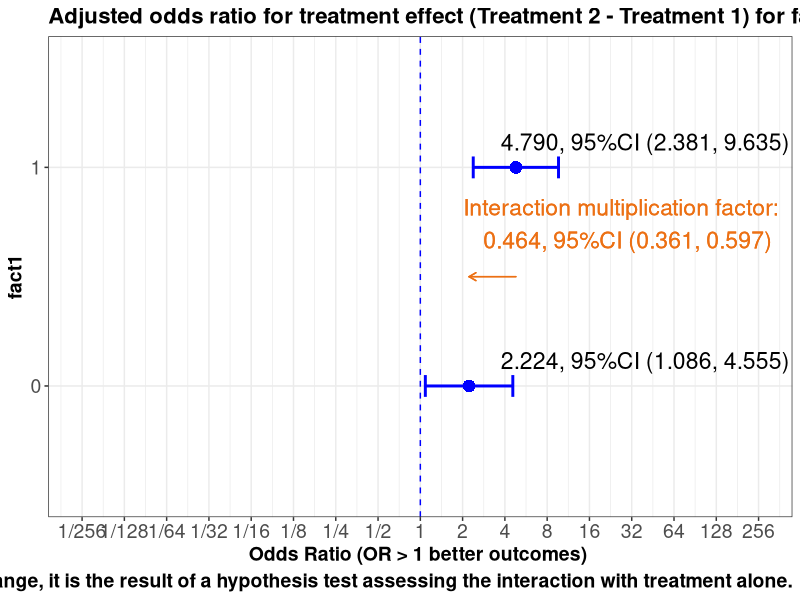
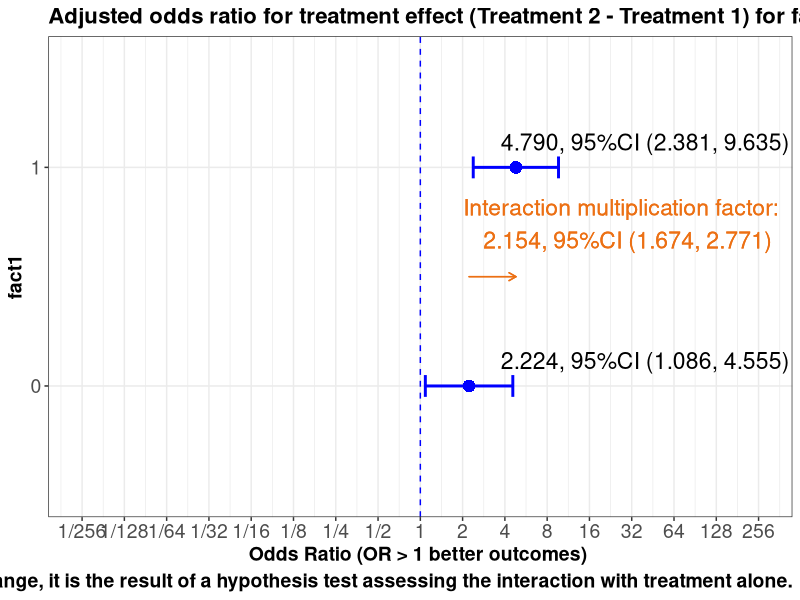
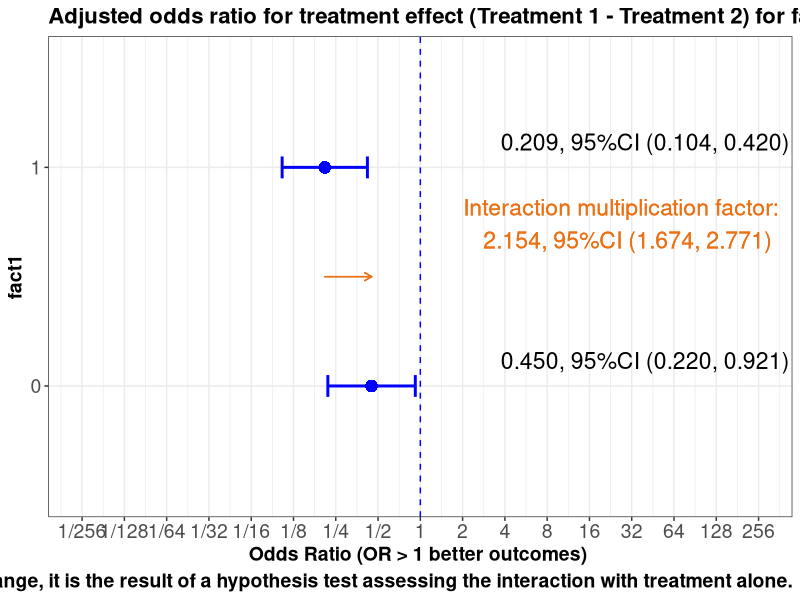
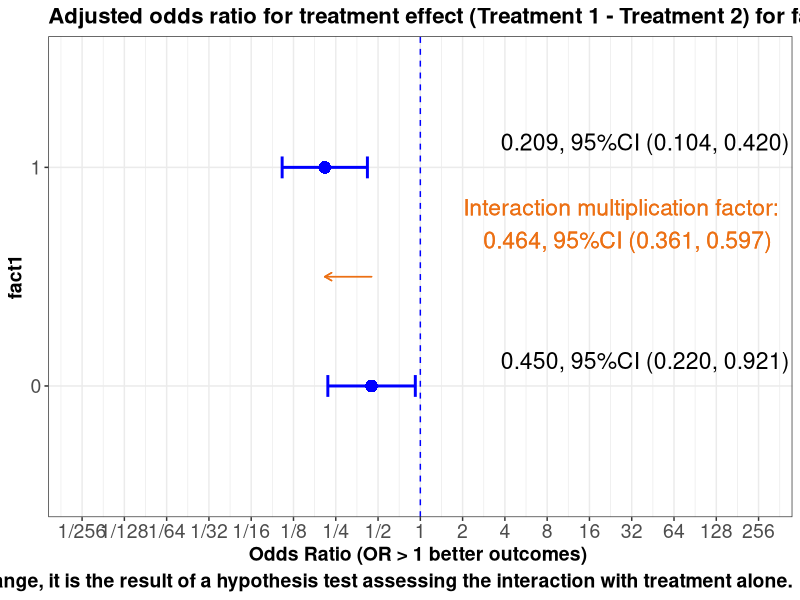
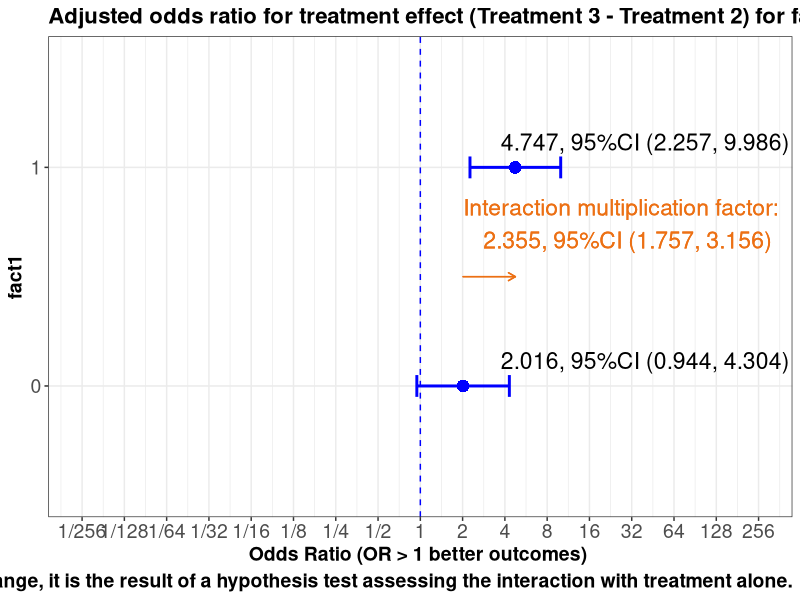
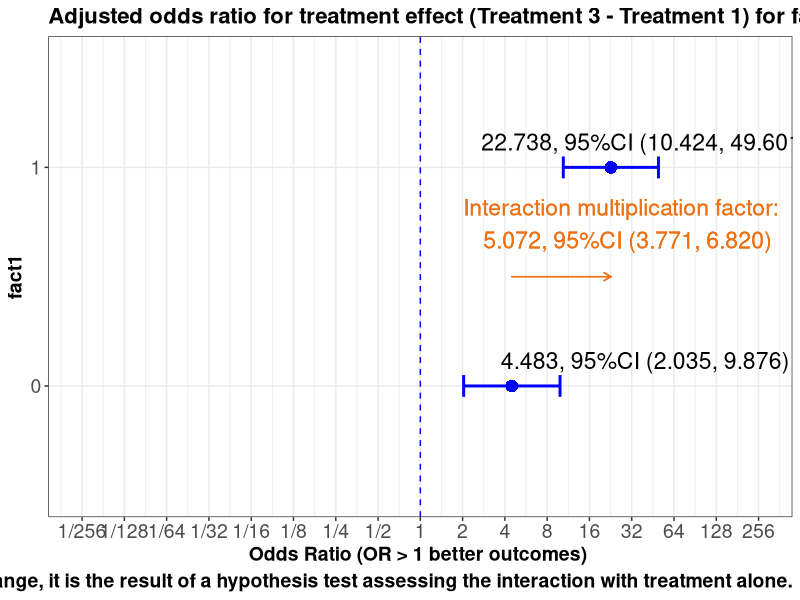
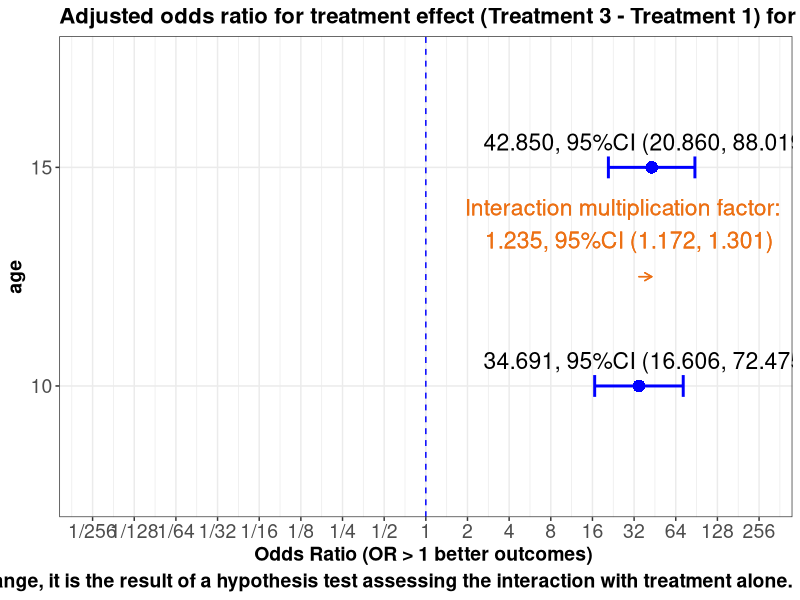
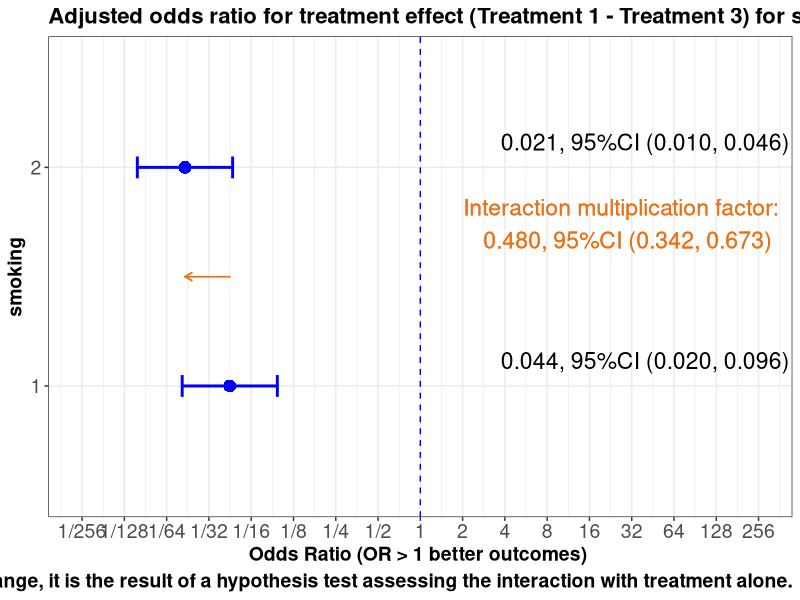

Here is the R script that generated these plots, in order:
# add this to the app
# plotting interactions alot of code.
# we have defaulted to truth as no interaction 
# need to add adjusted for information to graph.

rm(list=ls())
set.seed(1234)
library(rms)          # automatically engages rms(Hmisc)
library(tidyverse)
library(reshape)
library(rms)
library(ggplot2)
require(gridExtra)


## convenience functions
p0 <- function(x) {formatC(x, format="f", digits=1)}
p1 <- function(x) {formatC(x, format="f", digits=1)}
p2 <- function(x) {formatC(x, format="f", digits=2)}
p3 <- function(x) {formatC(x, format="f", digits=3)}
p4 <- function(x) {formatC(x, format="f", digits=4)}
p5 <- function(x) {formatC(x, format="f", digits=5)}

logit <-     function(p) log(1/(1/p-1))
expit <-     function(x) 1/(1/exp(x) + 1)
inv_logit <- function(logit) exp(logit) / (1 + exp(logit))
is.even <-   function(x){ x %% 2 == 0 }                       # function to id. odd maybe useful
options(width=200)


#Simulate logistic regression and focus on one factor's interaction with treatment and how we should present the results

# select the design to simulate!!!!!!!!
Design = "Treatment interacts with all variables" 
#Design = "Treatment interacts with smoking only" 
#Design = "No-interaction logit-additive model"

# coefficients on log odds scale

intercept <- -3
n=10000
v1 = 1 
v2 = 1/(65-18)
v3 = 0.4
v4 = 0
v5 = 1/3
v6 = -.5/10
v7 = 0.25/30
v8 = -.1/10
v9 = -1/50
v10 = log(2) ################!!!  OR2
v11 = -log(1)
v12 = log(0.5)

#~~~~~~~~~~~~~~~~~~~~~~~~~~~~~~~~~~~~~~~~~~~~~~~~~~~~~~~~~~~~~~~~~~~~~~~~~~~~~~~~~
randomi <- runif(n)    # this determines Y=1 later, 
#~~~~~~~~~~~~~~~~~~~~~~~~~~~~~~~~~~~~~~~~~~~~~~~~~~~~~~~~~~~~~~~~~~~~~~~~~~~~~~~~~

trt.coef       <-  v1     # log odds ratio so 1 -> 2.718, so 1 is LARGE
age.coef       <-  v2     # log odds of 1 over the age range
smoke.coef     <-  v3     # this is odds of 1.5
bmi.coef       <-  v4     # this is an odds of 1..50:50
covar3.coef    <-  v5     # log odds 1 over range of 3
covar1.coef    <-  v6     # log odds -.05 per unit change
vas.coef       <-  v7     # log odds .008 per unit change. log odds .25 over 30 units odds 1.27
time.coef      <-  v8     # log odds -.01 per year, log odds -.1 over 10 years or odds .90
covar2.coef    <-  v9     # log odds 0.02 per unit, log odds 1 over 50 units or odds 2.7
fact1.coef     <-  v10    # log odds 0.693 per change in binary, or odds of 2   !!!!!!!!!!!!!!!
binary2.coef   <-  v11    # log odds 0 per change in binary, or odds of 1  
sex.coef       <-  v12    # log odds -0.693 per change in binary, or odds of .5  

# made up data structure 
trt      <- sample(1:3,   n, replace=TRUE)      # trt 3 levels
age      <- sample(18:65, n, replace=TRUE)      # continuous
bmi      <- sample(1:3,   n, replace=TRUE)      # assume 3 equal groups
smoking  <- sample(1:3,   n, replace=TRUE)      # categorical assume 3 equal groups
covar3   <- round(runif(n,0,3),2)
covar1   <- round(runif(n,0,10),2)
vas      <- sample(1:30, n, replace=TRUE)
time     <- round(runif(n,0,10),2)              # years
covar2   <- sample(1:50, n, replace=TRUE)
fact1    <- sample(0:1,  n, replace=TRUE)
binary2  <- sample(0:1,  n, replace=TRUE)
sex      <- sample(0:1,  n, replace=TRUE)


# Linear predictor



#~~~~~~~~~~~~~~~~~~~~~~~~~~~~~~~~~~~~~~~~~~~~~~~~~~~~~~~~~~~~~~~~~~~~~~~~~~~~~~~~~~~~~~~~~~~~~~~~~~~~~~~~~~~~~~~~~~~~~~~~~~~~linear predictor
if ( ( Design) == "Treatment interacts with all variables" )  {
  
  lp = intercept + trt*trt.coef*(smoking*smoke.coef   +   age*age.coef  + bmi*bmi.coef   + covar3*covar3.coef +
                                   covar1*covar1.coef +   vas*vas.coef  + time*time.coef + covar2*covar2.coef +
                                   fact1*fact1.coef   +
                                   binary2*binary2.coef + sex*sex.coef) 
  
  
}   else if ( ( Design ) == "Treatment interacts with smoking only" ) {    
  
  # truth  only smoking interacts  with trt
  lp = intercept + (trt*trt.coef*smoking*smoke.coef)   +   age*age.coef   + bmi*bmi.coef + covar3*covar3.coef +
    covar1*covar1.coef  + vas*vas.coef   + time*time.coef + covar2*covar2.coef + fact1*fact1.coef +
    binary2*binary2.coef + sex*sex.coef
  
  
}   else if ( ( Design) == "No-interaction logit-additive model" ) {  
  
  # truth no interactions
  lp = intercept + trt*trt.coef + smoking*smoke.coef + age*age.coef  + bmi*bmi.coef  + covar3*covar3.coef  +
    covar1*covar1.coef + vas*vas.coef  + time*time.coef + covar2*covar2.coef + fact1*fact1.coef +
    binary2*binary2.coef + sex*sex.coef
}

y <- ifelse(randomi < plogis(lp), 1, 0)   # one liner  randomi object is necessary for R shiny only



# Dataset creation Stick the linear predictor and covariates together


datx <- data.frame(cbind(y,  trt ,smoking,  age, covar3, covar1, vas, time, covar2, fact1, binary2, sex, bmi))

da <-  datx 

da$trt <-     factor(da$trt)
da$smoking <- factor(da$smoking)
da$fact1 <-   factor(da$fact1)
da$binary2 <- factor(da$binary2)
da$sex <-     factor(da$sex)
da$bmi <-     factor(da$bmi)

# labels for forest plots
label(da$age)                <- 'Age'                       
label(da$trt)                <- 'Treatment'
label(da$bmi)                <- 'Body Mass Index'
label(da$smoking)            <- 'Smoking'
label(da$covar3)             <- 'Biomarker'
label(da$covar1)             <- 'Blood score'
label(da$vas)                <- 'Visual analogue score'
label(da$time)               <- 'Time since diagnosis'
label(da$covar2)             <- 'Fitness score'
label(da$fact1)              <- "History"
label(da$binary2)            <- "Employed"
label(da$sex)                <- 'Sex'

dd <<- datadist(da)
options(datadist="dd")

# Regression Run logistic regression

A<-lrm(y~   trt * (smoking  + age  + bmi + covar3 + covar1 + vas + time + covar2 + fact1 + binary2 +sex),da, y=TRUE ,x=TRUE)  # all interact with trt
B<-lrm(y~  (trt *  smoking) + age  + bmi + covar3 + covar1 + vas + time + covar2 + fact1 + binary2 +sex, da, y=TRUE, x=TRUE)  # smoking * trt only
C<-lrm(y~   trt +  smoking  + age +  bmi + covar3 + covar1 + vas + time + covar2 + fact1 + binary2 +sex, da, y=TRUE, x=TRUE)  # main effect




## treatment effects # relvel or use contrast


v0. <-  1
v1. <-  40
v2. <-  1.3
v3. <-  5
v4. <-  17
v5. <-  4
v6. <-  20
v7. <-  0
v8. <-  0
v9. <-  0
v10. <- 1

## need trt levels

#i <- as.numeric(unlist(strsplit(input$tlevz,",")))

M <- 1
N <- 2


# need to enter the order of the infep factor levels 
#i <- as.numeric(unlist(strsplit(input$ilevz,",")))


M1 <- 0 
N1 <- 21



options(digits=6)

 
 
##################GOOD TO HERE#################################################

# inputs
# covariate settings of other variables
# levels of indep var
# trt levels of interest

v0. <- 1 # smoking
v1. <- 0 # age
v2. <- 0 # biomarker  
v3. <- 0 # blood      
v4. <- 0 # vas       
v5. <- 0 # time     
v6. <- 0 # fitness    
v7. <- 0 # history
v8. <- 0 # employed   
v9. <- 0 # sex  
v10. <- 1 # BMI       


#function to return contrast/double/anova p


































#~~~~~~~~~~~~~~~~~~~~~~~~~~~~~~~~~~~~~~~~~~~~~~~~~~~~~~~~~~~~~~~~~~~~~~~~~~~~~~~~~~~~~~~~~~~~~~~~
#~~~~~~~~~~~~~~~~~~~~~~~~~~~~~~~~~~~~~~~~~~~~~~~~~~~~~~~~~~~~~~~~~~~~~~~~~~~~~~~~~~~~~~~~~~~~~~~~
# function to get treatment effects for interactions, double diff and anova p value for 
# interaction chunk
# M and N are the treatment levels , 
# M1 and N1 are the independent variable levels

statz <- function( v="fact1", M=1,  N=2,   M1=0 , N1=1)  {
  
  
 if (v %in% "smoking") {
  
  #~~~~~~~~~~~~~~~~~~~~~~~~~~~~~~~~~~~~~~~~~~~~~~~~~~~~~~~~~~~~~~~~~~~~~~~~~~~~~~~~~~~~~~~~~~~~~~~~
  #~~~~~~~~~~~~~~~~~~~~~~~~~~~~~~~~~~~~~~~~~~~~~~~~~~~~~~~~~~~~~~~~~~~~~~~~~~~~~~~~~~~~~~~~~~~~~~~~
 
  k1 <- rms::contrast(A,
                      
                      list(fact1=v10.,
                           smoking=c(M1,N1), age=v1., covar3=v2., covar1=v3., vas=v4., time=v5.,
                           covar2=v6., binary2=v8., sex=v9., bmi=v10.,
                           trt=N),
                      
                      list(fact1=v10.,
                           smoking=c(M1,N1), age=v1., covar3=v2., covar1=v3., vas=v4., time=v5.,
                           covar2=v6.,  binary2=v8., sex=v9., bmi=v10.,
                           trt=M) 
  )
  
  
  double <- contrast(A, 
                     list(trt=N,  smoking=N1
                     ),
                     
                     list(trt=M,  smoking=N1 
                     ),
                     
                     list(trt=N,  smoking=M1
                     ),
                     
                     list(trt=M,  smoking=M1 
                     ), 
                     conf.int=.95)
  
  
  # lets get the interaction p-value
  x <- anova(A, india=FALSE )
  pv <- x[grep("* smoking", rownames(x)),"P"]
  pvalue <- x[grep("* smoking", rownames(x)),]
  M=M;N=N;M1=M1;N1=N1;v=v;
  
  
  #~~~~~~~~~~~~~~~~~~~~~~~~~~~~~~~~~~~~~~~~~~~~~~~~~~~~~~~~~~~~~~~~~~~~~~~~~~~~~~~~~~~~~~~~~~~~~~~~
  #~~~~~~~~~~~~~~~~~~~~~~~~~~~~~~~~~~~~~~~~~~~~~~~~~~~~~~~~~~~~~~~~~~~~~~~~~~~~~~~~~~~~~~~~~~~~~~~~
  


} else if (v %in% "fact1") {

  k1 <- rms::contrast(A,   
                      list(fact1=c(M1,N1),  
                           smoking=v0.,  age=v1., covar3=v2., covar1=v3., vas=v4., time =v5.,
                           covar2=v6., binary2=v8., sex=v9. , bmi=v10., 
                           trt=c(N)),
                      
                      list(fact1=c(M1,N1),    
                           smoking=v0.,  age=v1., covar3=v2., covar1=v3., vas=v4., time =v5.,
                           covar2=v6., binary2=v8., sex=v9. , bmi=v10., 
                           trt=c(M))
                      
  )
  
  double <- contrast(A, 
                     list(trt=N,  fact1=N1
                     ),
                     
                     list(trt=M,  fact1=N1 
                     ),
                     
                     list(trt=N,  fact1=M1
                     ),
                     
                     list(trt=M,  fact1=M1 
                     ), 
                     conf.int=.95)


    # lets get the interaction p-value
    x <- anova(A, india=FALSE )
    pv <- x[grep("* fact1", rownames(x)),"P"]
    pvalue <- x[grep("* fact1", rownames(x)),]
    M=M;N=N;M1=M1;N1=N1;v=v;
#~~~~~~~~~~~~~~~~~~~~~~~~~~~~~~~~~~~~~~~~~~~~~~~~~~~~~~~~~~~~~~~~~~~~~~~~~~~~~~~~~~~~~~~~~~~~~~~~
#~~~~~~~~~~~~~~~~~~~~~~~~~~~~~~~~~~~~~~~~~~~~~~~~~~~~~~~~~~~~~~~~~~~~~~~~~~~~~~~~~~~~~~~~~~~~~~~~
    
} else if (v %in% "age") {
  
  
  k1 <- rms::contrast(A,
                      
                      list(fact1=v10.,
                           smoking=v0., age=c(M1,N1), covar3=v2., covar1=v3., vas=v4., time=v5.,
                           covar2=v6., binary2=v8., sex=v9., bmi=v10.,
                           trt=N),
                      
                      list(fact1=v10.,
                           smoking=v0., age=c(M1,N1), covar3=v2., covar1=v3., vas=v4., time=v5.,
                           covar2=v6.,  binary2=v8., sex=v9., bmi=v10.,
                           trt=M) 
  )
  
  
  double <- contrast(A, 
                     list(trt=N,  age=N1
                     ),
                     
                     list(trt=M,  age=N1 
                     ),
                     
                     list(trt=N,  age=M1
                     ),
                     
                     list(trt=M,  age=M1 
                     ), 
                     conf.int=.95)
  
  
  # lets get the interaction p-value
  x <- anova(A, india=FALSE )
  pv <- x[grep("* age", rownames(x)),"P"]
  pvalue <- x[grep("* age", rownames(x)),]
  M=M;N=N;M1=M1;N1=N1;v=v;

  
  #~~~~~~~~~~~~~~~~~~~~~~~~~~~~~~~~~~~~~~~~~~~~~~~~~~~~~~~~~~~~~~~~~~~~~~~~~~~~~~~~~~~~~~~~~~~~~~~~
  #~~~~~~~~~~~~~~~~~~~~~~~~~~~~~~~~~~~~~~~~~~~~~~~~~~~~~~~~~~~~~~~~~~~~~~~~~~~~~~~~~~~~~~~~~~~~~~~~
  
}   else if (v %in% "bmi") {
  
  k1 <- rms::contrast(A,
                      
                      list(fact1=v10.,
                           smoking=v0., age=v1., covar3=v2., covar1=v3., vas=v4., time=v5.,
                           covar2=v6., binary2=v8., sex=v9., bmi=c(M1,N1),
                           trt=N),
                      
                      list(fact1=v10.,
                           smoking=v0., age=v1., covar3=v2., covar1=v3., vas=v4., time=v5.,
                           covar2=v6.,  binary2=v8., sex=v9., bmi=c(M1,N1),
                           trt=M) 
  )
  
  
  double <- contrast(A, 
                     list(trt=N,  bmi=N1
                     ),
                     
                     list(trt=M,  bmi=N1 
                     ),
                     
                     list(trt=N,  bmi=M1
                     ),
                     
                     list(trt=M,  bmi=M1 
                     ), 
                     conf.int=.95)
  
  
  # lets get the interaction p-value
  x <- anova(A, india=FALSE )
  pv <- x[grep("* bmi", rownames(x)),"P"]
  pvalue <- x[grep("* bmi", rownames(x)),]
  M=M;N=N;M1=M1;N1=N1;v=v;
  #~~~~~~~~~~~~~~~~~~~~~~~~~~~~~~~~~~~~~~~~~~~~~~~~~~~~~~~~~~~~~~~~~~~~~~~~~~~~~~~~~~~~~~~~~~~~~~~~
  #~~~~~~~~~~~~~~~~~~~~~~~~~~~~~~~~~~~~~~~~~~~~~~~~~~~~~~~~~~~~~~~~~~~~~~~~~~~~~~~~~~~~~~~~~~~~~~~~
  
} else if (v %in% "covar3") {
  
  
  k1 <- rms::contrast(A,
                      
                      list(fact1=v10.,
                           smoking=v0., age=v1., covar3=c(M1,N1), covar1=v3., vas=v4., time=v5.,
                           covar2=v6., binary2=v8., sex=v9., bmi=v10.,
                           trt=N),
                      
                      list(fact1=v10.,
                           smoking=v0., age=v1., covar3=c(M1,N1), covar1=v3., vas=v4., time=v5.,
                           covar2=v6.,  binary2=v8., sex=v9., bmi=v10.,
                           trt=M) 
  )
  
  
  double <- contrast(A, 
                     list(trt=N,  covar3=N1
                     ),
                     
                     list(trt=M,  covar3=N1 
                     ),
                     
                     list(trt=N,  covar3=M1
                     ),
                     
                     list(trt=M,  covar3=M1 
                     ), 
                     conf.int=.95)
  
  
  # lets get the interaction p-value
  x <- anova(A, india=FALSE )
  pv <- x[grep("* covar3", rownames(x)),"P"]
  pvalue <- x[grep("* covar3", rownames(x)),]
  
  M=M;N=N;M1=M1;N1=N1;v=v;
  
  #~~~~~~~~~~~~~~~~~~~~~~~~~~~~~~~~~~~~~~~~~~~~~~~~~~~~~~~~~~~~~~~~~~~~~~~~~~~~~~~~~~~~~~~~~~~~~~~~
  #~~~~~~~~~~~~~~~~~~~~~~~~~~~~~~~~~~~~~~~~~~~~~~~~~~~~~~~~~~~~~~~~~~~~~~~~~~~~~~~~~~~~~~~~~~~~~~~~
  
} else if (v %in% "covar1") {
  
  
  k1 <- rms::contrast(A,
                      
                      list(fact1=v10.,
                           smoking=v0., age=v1., covar1=c(M1,N1), covar3=v2., vas=v4., time=v5.,
                           covar2=v6., binary2=v8., sex=v9., bmi=v10.,
                           trt=N),
                      
                      list(fact1=v10.,
                           smoking=v0., age=v1., covar1=c(M1,N1), covar3=v2., vas=v4., time=v5.,
                           covar2=v6.,  binary2=v8., sex=v9., bmi=v10.,
                           trt=M) 
  )
  
  
  double <- contrast(A, 
                     list(trt=N,  covar1=N1
                     ),
                     
                     list(trt=M,  covar1=N1 
                     ),
                     
                     list(trt=N,  covar1=M1
                     ),
                     
                     list(trt=M,  covar1=M1 
                     ), 
                     conf.int=.95)
  
  
  # lets get the interaction p-value
  x <- anova(A, india=FALSE )
  pv <- x[grep("* covar1", rownames(x)),"P"]
  pvalue <- x[grep("* covar1", rownames(x)),]
  M=M;N=N;M1=M1;N1=N1;v=v;
  #~~~~~~~~~~~~~~~~~~~~~~~~~~~~~~~~~~~~~~~~~~~~~~~~~~~~~~~~~~~~~~~~~~~~~~~~~~~~~~~~~~~~~~~~~~~~~~~~
  #~~~~~~~~~~~~~~~~~~~~~~~~~~~~~~~~~~~~~~~~~~~~~~~~~~~~~~~~~~~~~~~~~~~~~~~~~~~~~~~~~~~~~~~~~~~~~~~~
  
} else if (v %in% "vas") {
  
  
  k1 <- rms::contrast(A,
                      
                      list(fact1=v10.,
                           smoking=v0., age=v1., covar3=v2., covar1=v3., vas=c(M1,N1), time=v5.,
                           covar2=v6., binary2=v8., sex=v9., bmi=v10.,
                           trt=N),
                      
                      list(fact1=v10.,
                           smoking=v0., age=v1., covar3=v2., covar1=v3., vas=c(M1,N1), time=v5.,
                           covar2=v6.,  binary2=v8., sex=v9., bmi=v10.,
                           trt=M) 
  )
  
  double <- contrast(A, 
                     list(trt=N,  vas=N1
                     ),
                     
                     list(trt=M,  vas=N1 
                     ),
                     
                     list(trt=N,  vas=M1
                     ),
                     
                     list(trt=M,  vas=M1 
                     ), 
                     conf.int=.95)
  
  
  # lets get the interaction p-value
  x <- anova(A, india=FALSE )
  pv <- x[grep("* vas", rownames(x)),"P"]
  pvalue <- x[grep("* vas", rownames(x)),]
  M=M;N=N;M1=M1;N1=N1;v=v;
  
  #~~~~~~~~~~~~~~~~~~~~~~~~~~~~~~~~~~~~~~~~~~~~~~~~~~~~~~~~~~~~~~~~~~~~~~~~~~~~~~~~~~~~~~~~~~~~~~~~
  #~~~~~~~~~~~~~~~~~~~~~~~~~~~~~~~~~~~~~~~~~~~~~~~~~~~~~~~~~~~~~~~~~~~~~~~~~~~~~~~~~~~~~~~~~~~~~~~~
} else if (v %in% "covar2") {
  
  
  
  k1 <- rms::contrast(A,
                      
                      list(fact1=v10.,
                           smoking=v0., age=v1., covar3=v2., covar1=v3., vas=v4., time=v5.,
                           covar2=c(M1,N1), binary2=v8., sex=v9., bmi=v10.,
                           trt=N),
                      
                      list(fact1=v10.,
                           smoking=v0., age=v1., covar3=v2., covar1=v3., vas=v4., time=v5.,
                           covar2=c(M1,N1),  binary2=v8., sex=v9., bmi=v10.,
                           trt=M) 
  )
  
  double <- contrast(A, 
                     list(trt=N,  covar2=N1
                     ),
                     
                     list(trt=M,  covar2=N1 
                     ),
                     
                     list(trt=N,  covar2=M1
                     ),
                     
                     list(trt=M,  covar2=M1 
                     ), 
                     conf.int=.95)
  
  
  # lets get the interaction p-value
  x <- anova(A, india=FALSE )
  pv <- x[grep("* covar2", rownames(x)),"P"]
  
  pvalue <- x[grep("* covar2", rownames(x)),]
  M=M;N=N;M1=M1;N1=N1;v=v;
  #~~~~~~~~~~~~~~~~~~~~~~~~~~~~~~~~~~~~~~~~~~~~~~~~~~~~~~~~~~~~~~~~~~~~~~~~~~~~~~~~~~~~~~~~~~~~~~~~
  #~~~~~~~~~~~~~~~~~~~~~~~~~~~~~~~~~~~~~~~~~~~~~~~~~~~~~~~~~~~~~~~~~~~~~~~~~~~~~~~~~~~~~~~~~~~~~~~~
  
} else if (v %in% "time") {
  
  
  
  k1 <- rms::contrast(A,
                      
                      list(fact1=v10.,
                           smoking=v0., age=v1., covar3=v2., covar1=v3., vas=v4., time=c(M1,N1),
                           covar2=v6., binary2=v8., sex=v9., bmi=v10.,
                           trt=N),
                      
                      list(fact1=v10.,
                           smoking=v0., age=v1., covar3=v2., covar1=v3., vas=v4., time=c(M1,N1),
                           covar2=v6.,  binary2=v8., sex=v9., bmi=v10.,
                           trt=M) 
  )
  

  
  double <- contrast(A, 
                     list(trt=N,  time=N1
                     ),
                     
                     list(trt=M,  time=N1 
                     ),
                     
                     list(trt=N,  time=M1
                     ),
                     
                     list(trt=M,  time=M1 
                     ), 
                     conf.int=.95)
  
  
  # lets get the interaction p-value
  x <- anova(A, india=FALSE )
  pv <- x[grep("* time", rownames(x)),"P"]
  pvalue <- x[grep("* time", rownames(x)),]
  M=M;N=N;M1=M1;N1=N1;v=v;
  
  
  #~~~~~~~~~~~~~~~~~~~~~~~~~~~~~~~~~~~~~~~~~~~~~~~~~~~~~~~~~~~~~~~~~~~~~~~~~~~~~~~~~~~~~~~~~~~~~~~~
  #~~~~~~~~~~~~~~~~~~~~~~~~~~~~~~~~~~~~~~~~~~~~~~~~~~~~~~~~~~~~~~~~~~~~~~~~~~~~~~~~~~~~~~~~~~~~~~~~
  
}   else if (v %in% "sex") {
  
  
  k1 <- rms::contrast(A,
                      
                      list(fact1=v10.,
                           smoking=v0., age=v1., covar3=v2., covar1=v3., vas=v4., time=v5.,
                           covar2=v6., binary2=v8., sex=c(M1,N1), bmi=v10.,
                           trt=N),
                      
                      list(fact1=v10.,
                           smoking=v0., age=v1., covar3=v2., covar1=v3., vas=v4., time=v5.,
                           covar2=v6.,  binary2=v8., sex=c(M1,N1), bmi=v10.,
                           trt=M) 
  )
  
  
  
  double <- contrast(A, 
                     list(trt=N,  sex=N1
                     ),
                     
                     list(trt=M,  sex=N1 
                     ),
                     
                     list(trt=N,  sex=M1
                     ),
                     
                     list(trt=M,  sex=M1 
                     ), 
                     conf.int=.95)
  
  
  # lets get the interaction p-value
  x <- anova(A, india=FALSE )
  pv <- x[grep("* sex", rownames(x)),"P"]
  pvalue <- x[grep("* sex", rownames(x)),]
  M=M;N=N;M1=M1;N1=N1;v=v;
  
  #~~~~~~~~~~~~~~~~~~~~~~~~~~~~~~~~~~~~~~~~~~~~~~~~~~~~~~~~~~~~~~~~~~~~~~~~~~~~~~~~~~~~~~~~~~~~~~~~
  #~~~~~~~~~~~~~~~~~~~~~~~~~~~~~~~~~~~~~~~~~~~~~~~~~~~~~~~~~~~~~~~~~~~~~~~~~~~~~~~~~~~~~~~~~~~~~~~~
  
}   else if (v %in% "binary2") {
  
  
  k1 <- rms::contrast(A,
                      
                      list(fact1=v10.,
                           smoking=v0., age=v1., covar3=v2., covar1=v3., vas=v4., time=v5.,
                           covar2=v6., binary2=c(M1,N1), sex=v9., bmi=v10.,
                           trt=N),
                      
                      list(fact1=v10.,
                           smoking=v0., age=v1., covar3=v2., covar1=v3., vas=v4., time=v5.,
                           covar2=v6.,  binary2=c(M1,N1), sex=v9., bmi=v10.,
                           trt=M) 
  )
  
  double <- contrast(A, 
                     list(trt=N,  binary2=N1
                     ),
                     
                     list(trt=M,  binary2=N1 
                     ),
                     
                     list(trt=N,  binary2=M1
                     ),
                     
                     list(trt=M,  binary2=M1 
                     ), 
                     conf.int=.95)
  
  
  # lets get the interaction p-value
  x <- anova(A, india=FALSE )
  pv <- x[grep("* binary2", rownames(x)),"P"]
  pvalue <- x[grep("* binary2", rownames(x)),]
  M=M;N=N;M1=M1;N1=N1;v=v;
  
}
  return(list(k1=k1, double=double, pv=pv, pvalue=pvalue, M=M, N=N, M1=M1, N1=N1,v=v))
  print(k1)
}
  
# end function 
# function to get treatment effects for interactions, double diff and anova p value for 
# interaction chunk
# M and N are the treatment levels , 
# M1 and N1 are the independent variable levels
#~~~~~~~~~~~~~~~~~~~~~~~~~~~~~~~~~~~~~~~~~~~~~~~~~~~~~~~~~~~~~~~~~~~~~~~~~~~~~~~~~~~~~~~~~~~~~~~~
#~~~~~~~~~~~~~~~~~~~~~~~~~~~~~~~~~~~~~~~~~~~~~~~~~~~~~~~~~~~~~~~~~~~~~~~~~~~~~~~~~~~~~~~~~~~~~~~~

  


  
#### now let us write a plot function 
  
  
  
###########################

i.plot <- function( 
  res =statz(v , M ,  N ,   M1  ,  N1 )  
) {
  
  # original is on log scale
  zz <- res$k1
  Scorex=as.vector(zz$Contrast)
  lbx =  as.vector(zz$Lower)
  ubx =  as.vector(zz$Upper)
  
  M=res$M
  N=res$N
  vx=res$v
  effect = names(res$k1)[1]
  
  # create a data set
  df.plot <- data.frame(factor.=c(res$M1,res$N1 ),
                        x=paste0("Treatment ",N," - Treatment ",M), 
                        Score=exp(Scorex),
                        lb = exp(lbx),
                        ub =exp(ubx)
  )
  
  #~~~~~~~~~~~~~~~~~~~~~~~~~~~~~~~~~~~~~~~~~~~~~~~~~~~~~~~~~~~~
  # ~~~~~~~~~~~~~~~~~~~~~~~~~~~~~~~~~~~~~~~~~~~~~~~~~~~~~~~~~~~~~~~~~~~~~~~~~~~~~~~~
  #https://stackoverflow.com/questions/11094822/numbers-in-geometric-progression
  v <- 2^seq(-8, 8, by=1)
  #https://stackoverflow.com/questions/5046026/print-number-as-reduced-fraction-in-r
  v2 <- as.character(MASS::fractions(v)) # labels for axis, mix of fractions and numeric
  # ~~~~~~~~~~~~~~~~~~~~~~~~~~~~~~~~~~~~~~~~~~~~~~~~~~~~~~~~~~~~~~~~~~~~~~~~~~~~~~~~
  
   # get the y axis the same whether 0,1 1,0 ... good idea?
   if (res$M1 < res$N1) {
  
   df.plot$factor. = factor(df.plot$factor., levels = c(res$M1,res$N1 ))

   } else {
     
     df.plot$factor. = factor(df.plot$factor., levels = c(res$N1,res$M1 ))
     
     
   }
  
    # capture interaction effect to present on graph
 # interaction. <- max(Scorex[2],Scorex[1]) -  min(Scorex[2],Scorex[1])  # difference on log odds scale, could use abs(diff(Scorex))
  interaction. <-  res$double$Contrast[[1]]
  
  gp <- ggplot(df.plot, aes(x=factor., y=log(Score), fill="black", group=x))
  gg <- gp + #geom_line(aes(linetype=x), size=.6) + 
    geom_point(aes(shape=x), size=4,  color="blue") + 
    geom_errorbar(aes(ymax=log(ub), ymin=log(lb)), width=0.1, size=1, color="blue") +
    theme(legend.position="none") + ylab("Odds Ratio (OR > 1 better outcomes) ") + xlab( vx) +
    
    theme_bw() +
    
    # tick labels and axis labels
    theme(axis.text.x=element_text(size=14),
          axis.title.x=element_text(size=14,face="bold")) +
    
    theme(axis.text.y=element_text(size=14),
          axis.title.y=element_text(size=14,face="bold")) +
    
    theme(plot.title = element_text(size = 16, face = "bold")) +
    
    theme(legend.position="none") +
    #~~~~~~~~~~~~~~~~~~~~~~~~~~~~~~~~~~~~~~~~~~~~~~~~~#
    # line of no effect
    geom_hline(yintercept=log(1), linetype="dashed", color = "blue") +
    
    
    scale_y_continuous(
      breaks= log(v)  ,  
      limits = c(log(min(v)),log(max(v))),  
      label=     v2  # created earlier
    ) +
    
    coord_flip() +
    
    geom_text(aes(   
      y=log(40),
      label = paste0(p3(Score),", 95%CI (" ,p3(lb),", ",p3(ub), ")"), 
      vjust=-1.0), size=5.8, color='black') +
    
    ggtitle( paste0("Adjusted odds ratio for treatment effect (Treatment ",N," - Treatment ",M,") for ",vx,", interaction p-value ",p5(res$pv) ) )
  
  gg <- gg + labs(caption = c(paste0("The p-value tests for the necessity of the interaction printed in orange, it is the result of a hypothesis test assessing the interaction with treatment alone."))) + 
    
    #theme(plot.caption = element_text(hjust=c(1, 0), size = 14, face = "bold")) 
    theme(plot.caption = element_text( size = 14, face = "bold")) 
  # p + theme(
  #     plot.title = element_text(color = "red", size = 12, face = "bold"),
  #     plot.subtitle = element_text(color = "blue"),
  #     plot.caption = element_text(color = "green", face = "italic")
  # )
#
#if (exp(res$double$Contrast) < 1 & (res$M1 > res$N1 )) {
  
##  if   ((res$M1 > res$N1 ) | (  exp(res$double$Contrast) < 1     ) )    { 
    
  
   #if( diff(res$k1$Contrast)>0  ) {
     
  #   if( diff(log(df.plot$Score))<0  ) {
    
  # Add arrows
  
  i <- gg + geom_segment(
    x = 1.5, y =  Scorex[1],  #y start of arrow
    xend = 1.5, yend =  Scorex[2],  # end of arrow yend 
    lineend = "round", # See available arrow types in example above
    linejoin = "round",
    size = .5, 
    arrow = arrow(length = unit(0.2, "cm")),
    colour = "#EC7014" # Also accepts "red", "blue' etc
  ) 
  
##  } else {
  
  # i <- gg  + geom_segment(
  #   xend = 1.5, yend =  Scorex[1],
  #   x = 1.5, y =  Scorex[2],
  #   lineend = "round", # See available arrow types in example above
  #   linejoin = "round",
  #   size = .5, 
  #   arrow = arrow(length = unit(0.2, "cm")),
  #   colour = "#EC7014" # Also accepts "red", "blue' etc
  # )   
  
  
 ##}
  
  # now add text , we exponentiate the dif of the log odds ratios and show the interaction form both points of view
  
  k <- i + geom_text( aes(
    x = 1.4, #y = (Scorex[1]+Scorex[2])/2,
    y=log(75),
    label = paste0("Interaction multiplication factor:\n ",p3(exp(res$double$Contrast)),", 95%CI (" ,p3(exp(res$double$Lower)),", ",p3(exp(res$double$Upper)), ")"), 
    group = NULL,
    vjust = -1, #.3
    hjust = .7 #1
  ), size=5.8 , color="#EC7014") 
  
}

# trouble shooting
  res1 =statz(v="fact1",     M= 1,  N=2,   M1 =1 ,  N1 = 0)   
  res2 =statz(v="fact1",     M= 1,  N=2,   M1 =0 ,  N1 = 1)  
  res3 =statz(v="fact1",     M= 2,  N=1,   M1 =1 ,  N1 = 0)  
  res4 =statz(v="fact1",     M= 2,  N=1,   M1 =0 ,  N1 = 1)   
 
(z <- i.plot(  res =statz(v="fact1",     M= 1,  N=2,   M1 =1 ,  N1 = 0)  ))  #g  <1 L 
(z <- i.plot(  res =statz(v="fact1",     M= 1,  N=2,   M1 =0 ,  N1 = 1)  ))  #   >1 L 

(z <- i.plot(  res =statz(v="fact1",     M= 2,  N=1,   M1 =1 ,  N1 = 0)  ))  #g >1 R
(z <- i.plot(  res =statz(v="fact1",     M= 2,  N=1,   M1 =0 ,  N1 = 1)  ))  #g  <1 L



(z <- i.plot(  res =statz(v="fact1",     M= 2,  N=3,   M1 =0 ,  N1 = 1)  ))

(z <- i.plot(  res =statz(v="fact1",     M= 1,  N=3,   M1 =0 ,  N1 = 1)  ))
(z <- i.plot(res <- statz(v="age",       M= 1,  N=3,   M1 =10 , N1 = 15)  ))

res <- statz(v="smoking",   M= 3,  N=1,   M1 =1 ,  N1 = 2) 
(z <- i.plot(res <- statz(v="smoking",   M= 3,  N=1,   M1 =1 ,  N1 = 2)  ))

(z <- i.plot(res <- statz(v="sex",   M= 1,  N=3,   M1 =0 ,  N1 = 1)  ))
(z <- i.plot(res <- statz(v="vas",   M= 1,  N=3,   M1 =5 ,  N1 = 10)  ))

 
